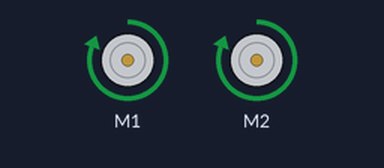
This sketch was run on a simulated Arduino Uno, built with avr-gcc and run on an emulated ATmega328P. On the bench: 2 × DC motor (green arrow = forward, orange = backward, longer = faster).

Above: at 0.1 s.
Timing chart, 0 to 1.6 s (numbered marks = the images above):
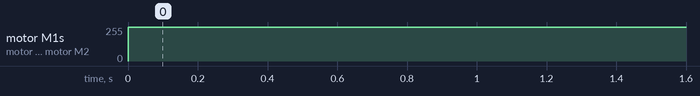

The sketch:

Car.ino
```cpp
#include <ZumoMotors.h>

ZumoMotors motors;
void setup()
{
 Serial.begin(9600);
}
void loop()
{
   motors.setSpeeds(400,400);
   delay(2000);
 }
```

Measured:
- by itself, motor M1, motor M2: stopped → forward 255/255 at 0.00 s
